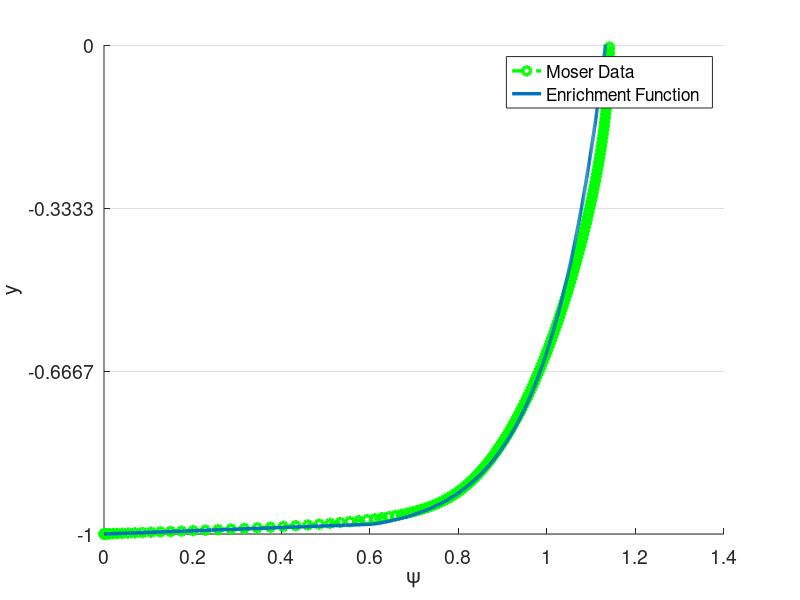
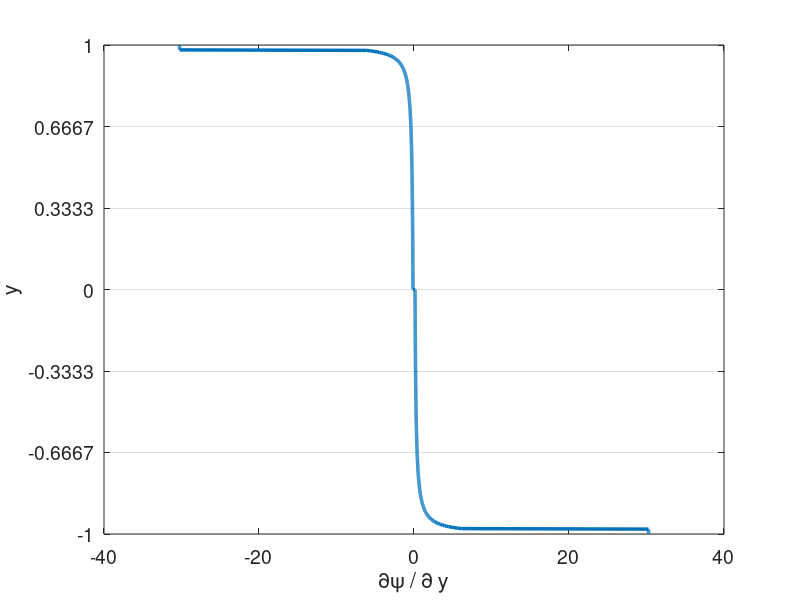

Here is the MATLAB script that generated these plots, in order: (Note: this script raises an error after producing the figures.)
% clc
clear all
close all


set(0,'DefaultAxesFontSize',14)
set(0,'defaultLineLineWidth',2.5)
% set(0,'DefaultFigureWindowStyle','docked')


linestyles = {'k-','b-','r-','g-','c-','m-','k--','b--','r--','g--','c--','m--','k-.','b-.','r-.','g-.','c-.','m-.','k:','b:','r:','g:','c:','m:'};
pointstyles = {'ko','bo','ro','go','co','mo','k^','b^','r^','g^','c^','m^','ks','bs','rs','gs','cs','ms','k*','b*','r*','g*','c*','m*','k+','b+','r+','g+','c+','m+'};
%%

%%%%%%%%%%%%%%%%%%%%%%%%%%%%%%%%%%%%%%%%%%%%%%%%%%%%%%%%%%%%%%%%%%
% Navier-Stokes Solver Demo (2D Channel)
%%%%%%%%%%%%%%%%%%%%%%%%%%%%%%%%%%%%%%%%%%%%%%%%%%%%%%%%%%%%%%%%%%
% pgrads = 3.25e-3 for N=4, E=8, exp mesh
% pgrads = 9.25e-3 for N=4, E=6, uniform
% pgrads = 1.8e-4 for N=4, E=8, uniform, enrich
% Moser info: u_tau = 5.43496e-02, Re_tau = 543
% y/delta y^+, U^+, dUdy, W, P

tic()
format compact;
format short;
mu = 1/10000; %1/395; 1/6874;
rho = 1;
Re = rho/mu; 
pgrad = 3.25e-3; %9.25e-3; %2.5e-4; % 9.25e-3;
force_pgrad = 0;
Re_tau = 550;
% pgrad = (Re_tau*mu).^2*rho;


N=4; % polynomial order  
Ex=1; % Number of elements in x
Ey=6; % Number of elements in y
Tfinal=400; 
CFL=0.05;
en_on = 2;
N_en_y = 1; 
N_over = 40; % N
delay_en = 0;
en_start_time = 100;
head = '';
fig_header = '';

rans_on = 1;
exp_mesh = 0;

dir_name = [head,'re',num2str(ceil(Re)),'_p',num2str(N),'_e',num2str(Ey),'_exp',num2str(exp_mesh),'_en',num2str(en_on),'_over',num2str(N_over),'_forcing',num2str(force_pgrad)];
soln_dir = dir_name;
plot_soln = 1;
save_soln = 1;
plot_int = 10000;
save_soln_int = 10000;
restart = 0;
rst_step = 300000;

if ~en_on
    N_over = N;
end

%% Enrichment information
en_mag = 3;
psi = {@(x,y) en_mag*(0.5*(1 - y.^2) + 0.*x), @(x,y) 0.*y + 0.*x};
gpsi = {@(x,y) 0.*y + 0.*x, @(x,y) en_mag*(-1.*y + 0.*x), ...
        @(x,y) 0.*y + 0.*x, @(x,y) 0.*y + 0.*x};
hpsi = {@(x,y) 0.*y + 0.*x, @(x,y) en_mag*(-1 - 0.*y + 0.*x), ...
        @(x,y) 0.*y + 0.*x, @(x,y) 0.*y + 0.*x};
    
% psi = {@(x,y) (0.5*(1 - y.^4) + 0.*x), @(x,y) 0.*y + 0.*x};
% gpsi = {@(x,y) 0.*y + 0.*x, @(x,y) (-2.*y.^3 + 0.*x), ...
%         @(x,y) 0.*y + 0.*x, @(x,y) 0.*y + 0.*x};
% hpsi = {@(x,y) 0.*y + 0.*x, @(x,y) (-6.*y.^2 + 0.*x), ...
%         @(x,y) 0.*y + 0.*x, @(x,y) 0.*y + 0.*x};
%    

% en_mag = 1;
% [Ah,Bh,Ch,Dh,z,w]=semhat(N);
% ytest = 1-((1-2/Ey)+(z(2)+1)/2*2/Ey);
% ytest2 = 1-(1-2/Ey);
% mat = [ytest^2,ytest,1; ytest2^2,ytest2,1; 2*ytest,1,0];
% rhs = [en_mag*(0.5*(1-(1-ytest)^2));0;en_mag*(1-ytest)];
% poly = mat\rhs;
% % poly = polyfit([ytest,ytest2],[en_mag*(0.5*(1-(1-ytest)^2)),0],1);
% ypoly = @(y) polyval(poly,y);
% dypoly = @(y) polyval(polyder(poly),y);
% yp = @(y) 1-abs(y);
% scale = @(y) ((yp(y)>=ytest).*ypoly(yp(y)));
% dscale = @(y) ((yp(y)<ytest)*0 + (yp(y)>=ytest).*dypoly(yp(y))).*-sign(y);
% psi = {@(x,y) en_mag*(0.5*(1 - y.^2) + 0.*x).*(yp(y)<=ytest) + scale(y).*(yp(y)<=ytest2).*(yp(y)>ytest) + 0*y, ...
%     @(x,y) 0.*y + 0.*x};
% gpsi = {@(x,y) 0.*y + 0.*x, ...
%         @(x,y) (en_mag*(-1.*y + 0.*x).*(yp(y)<=ytest)) + dscale(y).*(yp(y)<=ytest2).*(yp(y)>ytest), ...
%         @(x,y) 0.*y + 0.*x, @(x,y) 0.*y + 0.*x};
% hpsi = {@(x,y) 0.*y + 0.*x, @(x,y) en_mag*(-1 - 0.*y + 0.*x), ...
%         @(x,y) 0.*y + 0.*x, @(x,y) 0.*y + 0.*x};


      
% Law of the wall
% u_tau = sqrt(0.316./(Re.^0.25)/8);
% Re_tau = u_tau/mu; %Re;
Re_tau = 550;
% u_tau = 1;
nu = 1/Re_tau;
kap = 0.41;
beta = 5.2;
dypdy = Re_tau;
ypb = 11.062299784340414;
yp = @(y) (1-abs(y))*Re_tau;
u_tau = Re_tau*mu;
lotw = @(yp) ((yp <= ypb).*yp + (yp > ypb).*(1./kap.*log(yp+eps)+beta));
psi = {@(x,y) u_tau*((yp(y) <= ypb).*yp(y) + (yp(y) > ypb).*(1./kap.*log(yp(y)+eps)+beta) + 0.*x), @(x,y) 0.*y + 0.*x};
gpsi = {@(x,y) 0.*y + 0.*x,  @(x,y) -1*sign(y).*u_tau.*(((yp(y) <= ypb).*1 + (yp(y) > ypb).*1./(kap*(yp(y)+eps)))*dypdy + 0.*x),...
        @(x,y) 0.*y + 0.*x, @(x,y) 0.*y + 0.*x};
hpsi = {@(x,y) 0.*y + 0.*x,  @(x,y) u_tau*(((yp(y) <= ypb).*0 + (yp(y) > ypb).*-1./(kap*(yp(y)+eps).^2))*dypdy*dypdy + 0.*x),...
        @(x,y) 0.*y + 0.*x, @(x,y) 0.*y + 0.*x};
% %     
% % Re_tau = 550;
% % % u_tau = 1;
% % nu = 1/Re_tau;
% % kap = 0.41;
% % beta = 5.2;
% % dypdy = Re_tau;
% % ypb = 11.062299784340414;
% % yp = @(y) (1-abs(y))*Re_tau;
% % u_tau = Re_tau*mu;
% % lotw = @(yp) ((yp <= ypb).*yp + (yp > ypb).*(1./kap.*log(yp+eps)+beta));
% % psi = {@(x,y) u_tau*((yp(y) <= ypb).*yp(y) + (yp(y) > ypb).*(1./kap.*log(yp(y)+eps)+beta) + 0.*x), @(x,y) 0.*y + 0.*x};
% % gpsi = {@(x,y) 0.*y + 0.*x,  @(x,y) -1*sign(y).*u_tau.*(((yp(y) <= ypb).*1 + (yp(y) > ypb).*1./(kap*(yp(y)+eps)))*dypdy + 0.*x),...
% %         @(x,y) 0.*y + 0.*x, @(x,y) 0.*y + 0.*x};
% % hpsi = {@(x,y) 0.*y + 0.*x,  @(x,y) u_tau*(((yp(y) <= ypb).*0 + (yp(y) > ypb).*-1./(kap*(yp(y)+eps).^2))*dypdy*dypdy + 0.*x),...
% %         @(x,y) 0.*y + 0.*x, @(x,y) 0.*y + 0.*x};
% %     
% % 
% psi_base = @(x,y) u_tau*((yp(y) <= ypb).*yp(y) + (yp(y) > ypb).*(1./kap.*log(yp(y)+eps)+beta)) + 0.*x;
% gpsi_base = @(x,y) -1*sign(y).*u_tau.*(((yp(y) <= ypb).*1 + (yp(y) > ypb).*1./(kap*(yp(y)+eps)))*dypdy + 0.*x);
% [Ah,Bh,Ch,Dh,z,w]=semhat(N);
% ytest = 1-((1-2/Ey)+(z(2)+1)/2*2/Ey);
% ytest2 = 1-(1-2/Ey);
% mat = [ytest^2,ytest,1; ytest2^2,ytest2,1; 2*ytest,1,0];
% rhs = [psi_base(0,1-ytest);0;gpsi_base(0,1-ytest)];
% poly = mat\rhs;
% % poly = polyfit([ytest,ytest2],[en_mag*(0.5*(1-(1-ytest)^2)),0],1);
% ypoly = @(y) polyval(poly,y);
% dypoly = @(y) polyval(polyder(poly),y);
% ywall = @(y) 1-abs(y);
% scale = @(y) ((ywall(y)>=ytest).*ypoly(ywall(y)));
% dscale = @(y) ((ywall(y)<ytest)*0 + (ywall(y)>=ytest).*dypoly(ywall(y))).*-sign(y);
% psi = {@(x,y) psi_base(x,y).*(ywall(y)<=ytest) + scale(y).*(ywall(y)<=ytest2).*(ywall(y)>ytest) + 0*y, ...
%     @(x,y) 0.*y + 0.*x};
% gpsi = {@(x,y) 0.*y + 0.*x, ...
%         @(x,y) gpsi_base(x,y).*(ywall(y)<=ytest) + dscale(y).*(ywall(y)<=ytest2).*(ywall(y)>ytest), ...
%         @(x,y) 0.*y + 0.*x, ...
%         @(x,y) 0.*y + 0.*x};

% 1/7th
% mag = 1;
% yd = @(y) 1-abs(y)+eps;
% psi = {@(x,y) mag*((yd(y)).^(1/7).*(yd(y)>eps*10)+ 0.*x), @(x,y) 0.*y + 0.*x};
% gpsi = {@(x,y) 0.*y + 0.*x,  @(x,y) mag*(-1*sign(y).*1./7.*(yd(y)).^(-6/7).*(yd(y)>eps*10) + 0.*x),...
%         @(x,y) 0.*y + 0.*x, @(x,y) 0.*y + 0.*x};
% hpsi = {@(x,y) 0.*y + 0.*x,  @(x,y) mag*(-6/49*(yd(y)).^(-13/7).*(yd(y)>eps*10) + 0.*x),...
%         @(x,y) 0.*y + 0.*x, @(x,y) 0.*y + 0.*x};

% Reicher Law of the Wall
% Re_tau = 550;
% C=5.17;
% kap=0.41;
% dypdy = Re_tau;
% yp = @(y) (1-abs(y))*Re_tau;
% u_tau = Re_tau*mu;
% psi = {@(x,y) u_tau*(1/kap.*log(1+kap.*yp(y))+(C-1./kap.*log(kap)).*(1-exp(-yp(y)/11)-yp(y)/11.*exp(-yp(y)/3))) + 0.*x,...
%     @(x,y) 0.*y + 0.*x};
% gpsi = {@(x,y) 0.*y + 0.*x, @(x,y) -1*sign(y).*dypdy*u_tau.*(1./(1+kap.*yp(y))+(C-1./kap.*log(kap)).*(1/11*exp(-yp(y)/11)+(yp(y)-3)/33.*exp(-yp(y)/3))) + 0.*x,...
%         @(x,y) 0.*y + 0.*x, @(x,y) 0.*y + 0.*x};
% hpsi = {@(x,y) 0.*y + 0.*x,  @(x,y) dypdy*dypdy*u_tau*(-kap./((1+kap.*yp(y)).^2)+(C-1./kap.*log(kap)).*(-1/121*exp(-yp(y)/11)+(-yp(y)+6)/99.*exp(-yp(y)/3))) + 0.*x,...
%         @(x,y) 0.*y + 0.*x, @(x,y) 0.*y + 0.*x};


%% Initial Conditions
% Turbulent pipe
u_cfl = 3/2;
pert = 0.0;
u_ic = @(x,y) 3/2*(1-y.^2);
v_ic = @(x,y) 0.0*y;

darcy = 0.316./(Re.^0.25);
u_tau = sqrt(darcy/8);
Yp = @(Y) max((1-abs(Y))*u_tau*Re,1e-3)+eps;
sigma = 0.6;
fact = @(Yp) exp((-(log10(Yp)-1).^2)./(2*sigma.^2));
k_ic = @(x,y) 0.0*x + 4.5*u_tau*u_tau*fact(Yp(y));

eps_s = 3;
omg_ic = @(x,y) 0.0*x + 0.5*Re*u_tau*u_tau*fact(Yp(y));


% Turbulent channel
Re_tau = 550;
u_tau = Re_tau*mu/rho;
Yp = @(Y) max((1-abs(Y))*Re_tau,0); %1e-3)+eps;
C=5.17;
kap=0.41;
eps_ic = 0; %1e-2;
kx = 23;
kz=13;
alpha_ic = kx*2*pi/(0.375);
beta_ic = kz*2*pi/1;
riech = @(Yp) mu*Re_tau*(1/kap.*log(1+kap.*Yp)+(C-1./kap.*log(kap)).*(1-exp(-Yp/11)-Yp/11.*exp(-Yp/3)));
u_ic = @(x,y) riech(Yp(y)) + eps_ic*sin(alpha_ic*x);
v_ic = @(x,y) 0*y + eps_ic*sin(alpha_ic*x);

% u_ic = @(x,y) psi{1}(x,y);

sigma = 0.6;
fact = @(Yp) exp((-(log10(Yp)-1).^2)./(2*sigma.^2));
k_ic = @(x,y) 0.0*x + 4.5*u_tau*u_tau*fact(Yp(y));

eps_s = 3;
omg_ic = @(x,y) 0.0*x + 0.5*Re*u_tau*u_tau*fact(Yp(y));

%%
%%
%%
moser=load('moser_data/LM_Channel_0550_mean_prof.dat');
%% Plot psi
figure(5)
ys_plot = linspace(-1,1,1000);
hold on
plot(moser(:,3)*5.43496e-02,(moser(:,1))-1,'g--o')
plot(psi{1}(0,ys_plot),ys_plot)
xlabel('\psi')
ylabel('y')
set(gca, 'YGrid', 'on', 'XGrid', 'off')
yticks(linspace(-1,1,Ey+1));
ylim([-1,0])
legend('Moser Data','Enrichment Function')
figure(6)
ys_plot = linspace(-1,1,1000);
plot(gpsi{2}(0,ys_plot),ys_plot)
xlabel('\partial\psi / \partial y')
ylabel('y')
set(gca, 'YGrid', 'on', 'XGrid', 'off')
yticks(linspace(-1,1,Ey+1));


%% Begin Solve
E=Ex*Ey; % Total number of elements
N1=N+1;
disp("Generating Matrices")
Q=makeq(Ex,Ey,N); % Global continuity
R=maker(Q,Ex,N); % Restriction matrix, applies Dirichlet conditions
[X,Y]=make_geom_channel(Ex,Ey,N);      % Geometry in local form
if exp_mesh
    [X,Y]=make_geom_channel_exp(Ex,Ey,N);      % Geometry in local form
end
en_b_nodes = get_en_bound_nodes(Ex,Ey,N,N_en_y);
dom_vol = (max(max(max(X)))-min(min(min(X))))*(max(max(max(Y)))-min(min(min(Y))));

Ys = zeros(Ey*length(Y(1,:,1)),1);
for i = 1:Ey
    Ys((i-1)*(N+1)+1:(i)*(N+1)) = Y(1,:,(i-1)*Ex+1);
end

psi_p = psi{1}(0,Ys(N_en_y*(N+1)));
dypsi_p1 = gpsi{2}(0,Ys(N_en_y*(N+1)));
dypsi_p2 = gpsi{2}(0,Ys(end-N_en_y*(N+1)));
        
[G,J,ML,RX]=make_coef(X,Y);
[Ah,Bh,Ch,Dh,z,w]=semhat(N);
[Gs, Gs_x, Gs_y] =  face_mats(X,Y,E,N);
Gs_c = R*Q'*apply_en_cont(Gs,en_b_nodes,psi_p);
Gsb = R*Q'*Gs*Q*R';


[n,nb]=size(R); 
nL=N1*N1*E;

Ab=spalloc(nL,nL,nL*N);    %  Generate Abar
for j=1:nL
    x=zeros(nL,1); 
    x(j)=1; 
    Ab(:,j)=abar_c(x,Dh,G,Q);  % assembled Neumann Operator
end
Ab_save = Ab;
A_c=R*Q'*apply_en_cont(Ab,en_b_nodes,psi_p);
S_check=full(Ab);
Ab = Q'*Ab*Q;
A=R*Ab*R'; % Full stiffness matrix
Bb=reshape(ML,nL,1); % Form Mass matrix
Bb=diag(Bb); 
Bb=sparse(Bb); 
Ma=R*Q'*Bb*Q*R'; % Assembling mass matrix  % Full mass matrix
M_c = R*Q'*apply_en_cont(Bb,en_b_nodes,psi_p);


%% Form matrices for rans

[L_x,L_y,J_x,J_y] = dir_jac(E,X,Y);
w2d = w*w';
w1d = reshape(w2d,[N1*N1,1])';
[dphi_dxi, dphi_deta, dphi_dx, dphi_dy, dpdx_dpdx, dpdy_dpdy, dpdx_dpdy, ...
        dpdx_dpdx_flat, dpdy_dpdy_flat, dpdx_dpdy_flat] ...
    = get_phi_grads(N1,Dh,E,J_x,J_y);
dphi_dx_flat = reshape(dphi_dx,N1*N1,N1*N1,E);
dphi_dy_flat = reshape(dphi_dy,N1*N1,N1*N1,E);

w2d_e = zeros(N+1,N+1,E);
for ie = 1:E
    w2d_e(:,:,ie) = w2d*L_x(ie)/2*L_y(ie)/2;
end

A_x = form_Ax(N1,E,w2d,J_x,J,dpdx_dpdx,ones(size(J)));
A_y = form_Ay(N1,E,w2d,J_y,J,dpdy_dpdy,ones(size(J)));
A_xy = form_Axy(N1,E,w2d,J_x,J_y,J,dpdx_dpdy,ones(size(J)));


SS = zeros(N1,N1,E,2,2);
OS = zeros(N1,N1,E,2,2);
dudx = zeros(N1,N1,E);
dudy = zeros(N1,N1,E);
dvdx = zeros(N1,N1,E);
dvdy = zeros(N1,N1,E);
dkdx = zeros(N1,N1,E);
dkdy = zeros(N1,N1,E);
domgdx = zeros(N1,N1,E);
domgdy = zeros(N1,N1,E);

%%
M_check=full(Bb);

Ma_uv_check = zeros(2*nL);
Ma_uv_check(1:nL,1:nL) = M_check;
Ma_uv_check(nL+1:2*nL,nL+1:2*nL) = M_check;
A_uv_check = zeros(2*nL);
A_uv_check(1:nL,1:nL) = S_check;
A_uv_check(nL+1:2*nL,nL+1:2*nL) = S_check;

M_q = full(Ma);
S_q = full(A);


%%
% Assemble overall system matrices
nn = length(Ma); % number of nodes in the domain
Ma_uv = zeros(2*nn);
Ma_uv(1:nn,1:nn) = Ma;
Ma_uv(nn+1:2*nn,nn+1:2*nn) = Ma;
Ma_uv = sparse(Ma_uv);
A_uv = zeros(2*nn);
A_uv(1:nn,1:nn) = A;
A_uv(nn+1:2*nn,nn+1:2*nn) = A;
A_uv = sparse(A_uv);
ML_uv = zeros(2*(N+1),2*(N+1),E);
ML_uv(1:N+1,1:N+1,1:E) = ML;
ML_uv(N+2:2*(N+1),N+2:2*(N+1),1:E) = ML;
G_uv = zeros(2*nn);
G_uv(1:nn,1:nn) = Gsb;
G_uv(nn+1:2*nn,nn+1:2*nn) = Gsb;
G_uv = sparse(G_uv);



%% Assemble enrichment matrices
psi_xy = zeros(N+1,N+1,E);
N1_over = N_over + 1;
[z_over,w_over] = zwgll(N_over);
w2d_over = w_over*w_over';
w1d_over = reshape(w2d_over,[N1_over*N1_over,1])';
disp("Generating Overintegrated Values")
[dphi_dxi_over, dphi_deta_over, dphi_dx_over, dphi_dy_over, dpdx_dpdx_over, dpdy_dpdy_over, dpdx_dpdy_over, ...
        dpdx_dpdx_flat_over, dpdy_dpdy_flat_over, dpdx_dpdy_flat_over,phi_2d_flat] ...
    = get_phi_grads2(N1,E,J_x,J_y,N_over,N_en_y);
dphi_dx_flat_over = reshape(dphi_dx_over,N1_over*N1_over,N1*N1,E);
dphi_dy_flat_over = reshape(dphi_dy_over,N1_over*N1_over,N1*N1,E);
if en_on
    [psi_xy,psi_xy_act,gpsi_xy_act,Sp_all,Sp_all_Q,Jac_e_flat,gpsi_e_flat,Mp_uv,Sp_uv,Mp_all_c,Sp_all_c,Mp_full,Sp_full] = ...
        assemble_enrichment(X,Y,Ex,Ey,E,N,N1,nn,nL,J,Q,R,N_en_y,psi,gpsi,hpsi,en_b_nodes,psi_p,N_over);
end

%%

dxmin=pi*(z(N1)-z(N))/(2*Ex); % Get min dx for CFL constraint
dt=CFL*dxmin/u_cfl; 

% dt = 1e-3;
nstep=ceil(Tfinal/dt); 
dt=Tfinal/nstep; 
% Print information
nstep
dt
yp1 = (1+Y(1,2))*Re

disp("Computing inverse")
Ai=pinv(full(Ab)); 

disp("Setting Initial Conditions")
% Initial conditions
for e = 1:E
    for i = 1:N+1
        for j = 1:N+1
%             u(i,j,e) = f_ic(X(i,j,e),Y(i,j,e))+pert*rand()*u_ic;
%             v(i,j,e) = v(i,j,e)+pert*rand()*u_ic;
            u(i,j,e) = u_ic(X(i,j,e),Y(i,j,e));
            v(i,j,e) = v_ic(X(i,j,e),Y(i,j,e));
            k(i,j,e) = k_ic(X(i,j,e),Y(i,j,e));
            omg(i,j,e) = omg_ic(X(i,j,e),Y(i,j,e));
        end
    end
end
if en_on
    [u, v] = project_to_enrich(X,Y,E,Ex,Ey,N,N_en_y,u,v,psi);
end

% u = apply_en_cont_soln(u,en_b_nodes,psi_p);
u1_0=u; u2_0=u; u3_0=u; fx3_0=u; fx2_0=u; fx1_0=u; u_0 = u;
v1_0=v; v2_0=v; v3_0=v; fy3_0=v; fy2_0=v; fy1_0=v; v_0 = v;
u1=u; u2=u; u3=u; fx3=u; fx2=u; fx1=u;
v1=v; v2=v; v3=v; fy3=v; fy2=v; fy1=v;
k1=k; k2=k; k3=k; fk3=k; fk2=k; fk1=k;
omg1=omg; omg2=omg; omg3=omg; fomg3=omg; fomg2=omg; fomg1=omg;

F_pgrad = pgrad*ones(size(ML));
F_1 = ones(size(ML));
% Fb=reshape(ML.*F,nL,1); %% Output
% 
% Fb=Bb\(Q'*Fb);  

uv = [u;v];

%%
uv_ic_check = uv;

%% Setup BC if nonzero
% u_bc = ones(size(u)).*((Y==1)+(Y==-1));
% u_bc = reshape(ML.*u_bc,nL,1);
% u_bc = Bb\(Q'*u_bc);

% k_bc = k_bc_val.*ones(size(k));
% k_bc = reshape(ML.*k_bc,nL,1);
% k_bc = (Q'*Bb*Q)\(Q'*k_bc);
% 
% omg_bc = omg_bc_val.*ones(size(omg));
% omg_bc = reshape(ML.*omg_bc,nL,1);
% omg_bc = (Q'*Bb*Q)\(Q'*omg_bc);

%%
disp("Timestepping")
step = 1;
if (restart == 1)
   fname = strcat(soln_dir,"/soln_Re_",num2str(Re),"_P_",num2str(N),"_",num2str(Ex),"x",num2str(Ey),"_step_",num2str(rst_step),".mat");
   load(fname);
   step = rst_step;
end

plot1 = 1;
time = 0;
[plot1,u_mean] = post_channel(N,Ex,Ey,w,X,Y,Ys,en_on,step,time,u,psi_xy,N_en_y,plot1);
if save_soln
    mkdir(soln_dir);
end

%%
while step <= nstep
    time=step*dt;
    
    if (time > en_start_time) && (~en_on) && (delay_en)
        en_on = 1;
        [psi_xy,psi_xy_act,gpsi_xy_act,Sp_all,Sp_all_Q,Jac_e_flat,gpsi_e_flat,Mp_uv,Sp_uv,Mp_all_c,Sp_all_c,Mp_full,Sp_full] = ...
            assemble_enrichment(X,Y,Ex,Ey,E,N,N1,nn,nL,J,Q,R,N_en_y,psi,gpsi,hpsi,en_b_nodes,psi_p,N_over);
        [u, v] = project_to_enrich(X,Y,E,Ex,Ey,N,N_en_y,u,v,psi);
    end
    
    % Form combined u for RANS terms
    u_comb = u;
    if en_on
        u_comb = u+psi_xy_act{1};
    end
    
    %% Form S
    u_flat = reshape(u,N1*N1,E);
    v_flat = reshape(v,N1*N1,E);
    k_flat = reshape(k,N1*N1,E);
    omg_flat = reshape(omg,N1*N1,E);

    
    for ie = 1:E
        dudx(:,:,ie) = reshape(dphi_dx_flat(:,:,ie)*u_flat(:,ie),N1,N1);
        dvdx(:,:,ie) = reshape(dphi_dx_flat(:,:,ie)*v_flat(:,ie),N1,N1);
        dudy(:,:,ie) = reshape(dphi_dy_flat(:,:,ie)*u_flat(:,ie),N1,N1);
        dvdy(:,:,ie) = reshape(dphi_dy_flat(:,:,ie)*v_flat(:,ie),N1,N1);
        dkdx(:,:,ie) = reshape(dphi_dx_flat(:,:,ie)*k_flat(:,ie),N1,N1);
        dkdy(:,:,ie) = reshape(dphi_dy_flat(:,:,ie)*k_flat(:,ie),N1,N1);
        domgdx(:,:,ie) = reshape(dphi_dx_flat(:,:,ie)*omg_flat(:,ie),N1,N1);
        domgdy(:,:,ie) = reshape(dphi_dy_flat(:,:,ie)*omg_flat(:,ie),N1,N1);
    end
    
    if en_on
        dudx = dudx + gpsi_xy_act{1};
        dudy = dudy + gpsi_xy_act{2};
        dvdx = dvdx + gpsi_xy_act{3}; % Doesn't matter given assumptions
        dvdy = dvdy + gpsi_xy_act{4}; % Doesn't matter given assumptions
    end
    
    % Modify enrichment
%     if (mod(step,2000)==0) && (time > 50)
%         u_tau_calc = sqrt(mu*dudy(:,1,1)/rho);
%         u_tau = u_tau_calc(1);
%         psi = {@(x,y) u_tau*((yp(y) <= ypb).*yp(y) + (yp(y) > ypb).*(1./kap.*log(yp(y)+eps)+beta) + 0.*x), @(x,y) 0.*y + 0.*x};
%         gpsi = {@(x,y) 0.*y + 0.*x,  @(x,y) -1*sign(y).*u_tau.*(((yp(y) <= ypb).*1 + (yp(y) > ypb).*1./(kap*(yp(y)+eps)))*dypdy + 0.*x),...
%             @(x,y) 0.*y + 0.*x, @(x,y) 0.*y + 0.*x};
%         hpsi = {@(x,y) 0.*y + 0.*x,  @(x,y) u_tau*(((yp(y) <= ypb).*0 + (yp(y) > ypb).*-1./(kap*(yp(y)+eps).^2))*dypdy*dypdy + 0.*x),...
%             @(x,y) 0.*y + 0.*x, @(x,y) 0.*y + 0.*x};
%         
%         psi_p = psi{1}(0,Ys(N_en_y*(N+1)));
%         dypsi_p1 = gpsi{2}(0,Ys(N_en_y*(N+1)));
%         dypsi_p2 = gpsi{2}(0,Ys(end-N_en_y*(N+1)));
%         
%         A_c=R*Q'*apply_en_cont(Ab_save,en_b_nodes,psi_p);
%         M_c = R*Q'*apply_en_cont(Bb,en_b_nodes,psi_p);
%         
%         [psi_xy,psi_xy_act,gpsi_xy_act,Sp_all,Sp_all_Q,Jac_e_flat,gpsi_e_flat,Mp_uv,Sp_uv,Mp_all_c,Sp_all_c,Mp_full,Sp_full] = ...
%             assemble_enrichment(X,Y,Ex,Ey,E,N,N1,nn,nL,J,Q,R,N_en_y,psi,gpsi,hpsi,en_b_nodes,psi_p,N_over);
%         [u, v] = project_to_enrich(X,Y,E,Ex,Ey,N,N_en_y,u_comb,v,psi);
%         
%         en_on = 2;
%         
%         for ie = 1:E
%             dudx(:,:,ie) = reshape(dphi_dx_flat(:,:,ie)*u_flat(:,ie),N1,N1);
%             dvdx(:,:,ie) = reshape(dphi_dx_flat(:,:,ie)*v_flat(:,ie),N1,N1);
%             dudy(:,:,ie) = reshape(dphi_dy_flat(:,:,ie)*u_flat(:,ie),N1,N1);
%             dvdy(:,:,ie) = reshape(dphi_dy_flat(:,:,ie)*v_flat(:,ie),N1,N1);
%             dkdx(:,:,ie) = reshape(dphi_dx_flat(:,:,ie)*k_flat(:,ie),N1,N1);
%             dkdy(:,:,ie) = reshape(dphi_dy_flat(:,:,ie)*k_flat(:,ie),N1,N1);
%             domgdx(:,:,ie) = reshape(dphi_dx_flat(:,:,ie)*omg_flat(:,ie),N1,N1);
%             domgdy(:,:,ie) = reshape(dphi_dy_flat(:,:,ie)*omg_flat(:,ie),N1,N1);
%         end
%         
%         if en_on
%             dudx = dudx + gpsi_xy_act{1};
%             dudy = dudy + gpsi_xy_act{2};
%             dvdx = dvdx + gpsi_xy_act{3}; % Doesn't matter given assumptions
%             dvdy = dvdy + gpsi_xy_act{4}; % Doesn't matter given assumptions
%         end
%     end
    
    
    SS(:,:,:,1,1) = 1/2*(dudx+dudx);
    SS(:,:,:,1,2) = 1/2*(dudy+dvdx);
    SS(:,:,:,2,1) = 1/2*(dvdx+dudy);
    SS(:,:,:,2,2) = 1/2*(dvdy+dvdy);
    OS(:,:,:,1,1) = 1/2*(dudx-dudx);
    OS(:,:,:,1,2) = 1/2*(dudy-dvdx);
    OS(:,:,:,2,1) = 1/2*(dvdx-dudy);
    OS(:,:,:,2,2) = 1/2*(dvdy-dvdy);
    

    %% Get rans values
    [mu_t,gam_k,gam_omg,G_k,G_omg,Y_k,Y_omg,S_k,S_omg,R1,R2,R3,R4,omg_w] ...
        = get_rans_coeffs(rho,mu,k,omg,SS,OS,dkdx,dkdy,domgdx,domgdy,Y,u_comb,v);
    if ~rans_on
        mu_t = zeros(size(mu_t));
    end
    Re_t = rho./(mu_t+eps);
    Re_comb = rho./(mu*ones(size(mu_t))+mu_t);
    Re_k = rho./gam_k;
    Re_omg = rho./gam_omg;
    %% Timestepping
    
    if step==1; b0=1.0;    b= [ -1 0 0 ]';       a=[ 1  0 0 ]'; end
    if step==2; b0=1.5;    b=([ -4 1 0 ]')./2;   a=[ 2 -1 0 ]'; end
    if step>=3; b0=11./6.; b=([ -18 9 -2 ]')./6; a=[ 3 -3 1 ]'; end

    if ~rans_on
        % Compute A
        [A_x_full,A_y_full,A_xy_full] = form_Ax_Ay_Axy(N1,E,w1d,J,dpdx_dpdx_flat,dpdy_dpdy_flat,dpdx_dpdy_flat,Re_comb);
        A_x = R*Q'*A_x_full*Q*R';
        A_y = R*Q'*A_y_full*Q*R';
        A_xy = R*Q'*A_xy_full*Q*R';
        A_uv = zeros(2*nn);
        A_uv(1:nn,1:nn) = 2*A_x+A_y+A_xy;
        A_uv(nn+1:2*nn,nn+1:2*nn) = A_x+2*A_y+A_xy';
        A_uv = sparse(A_uv);
        
        T1_rhs = 0;
        
        if en_on
            A_full = 2*A_x_full+A_y_full+A_xy_full;
            A_c=R*Q'*apply_en_cont(A_full,en_b_nodes,psi_p);
            [T1_new] = form_T1_psi(E,N,w1d_over,Jac_e_flat,dphi_dy_flat_over,gpsi_e_flat,Re_comb,N_en_y,phi_2d_flat);
            T1_rhs = (dt/b0)*R*Q'*reshape(T1_new,nL,1);
            
            H_uv = (Ma_uv + (A_uv)*dt/(b0) + dt/b0*(Mp_uv + Sp_uv));
            H_c = (M_c + (A_c)*dt/(b0) + dt/b0*(Mp_all_c{1}+Sp_all_c{1}));
            if en_on == 2
                H_uv = (Ma_uv + (A_uv)*dt/(b0)); % + dt/b0*(Mp_uv + Sp_uv));
                H_c = (M_c + (A_c)*dt/(b0)); % + dt/b0*(Mp_all_c{1}+Sp_all_c{1}));
            end
            %             H_q = full(H_uv);
            rhs_c = (H_c);
            [LH_uv,UH_uv]=lu(H_uv);
        end
    end
    
%     if step>=3
        if en_on          
            if rans_on
                [A_x_k,A_y_k] = form_Ax_Ay(N1,E,w1d,J,dpdx_dpdx_flat,dpdy_dpdy_flat,Re_k);
                A_k = R*Q'*(A_x_k + A_y_k)*Q*R';
                Ab_k = Q'*(A_x_k + A_y_k)*Q;
                H_k=(Ma+A_k*dt/(b0)+dt/b0*Sp_all{1});
                H_k_bar = (Q'*Bb*Q+ Ab_k*dt/(b0)+dt/b0*Sp_all_Q{1});
                if en_on == 2
                    H_k=(Ma+A_k*dt/(b0));
                    H_k_bar = (Q'*Bb*Q+ Ab_k*dt/(b0));
                end
        
                [LH_k,UH_k]=lu(H_k);
        
                % Assuming Re_omg=Re_k
                H_omg = H_k;
                H_omg_bar = H_k_bar;
                LH_omg = LH_k;
                UH_omg = UH_k;
            end
        else
            terms_x = zeros(N+1,N+1,E);
            terms_y = zeros(N+1,N+1,E);
            T1_rhs = 0;
            
            H_uv = (Ma_uv + (A_uv)*dt/(b0));
            rhs_c = zeros(size(Ma(:,1)));
            [LH_uv,UH_uv]=lu(H_uv);
            
            if rans_on
                [A_x_k,A_y_k] = form_Ax_Ay(N1,E,w1d,J,dpdx_dpdx_flat,dpdy_dpdy_flat,Re_k);
                A_k = R*Q'*(A_x_k + A_y_k)*Q*R';
                Ab_k = Q'*(A_x_k + A_y_k)*Q;
                H_k=(Ma+A_k*dt/(b0));
                H_k_bar = (Q'*Bb*Q+ Ab_k*dt/(b0));
        
                [LH_k,UH_k]=lu(H_k);
        
                % Assuming Re_omg=Re_k
                H_omg = H_k;
                H_omg_bar = H_k_bar;
                LH_omg = LH_k;
                UH_omg = UH_k;
            end
        end
        
        b0i=1./b0;
%     end % Viscous op

    
%   Nonlinear step - unassembled, not multiplied by mass matrix   
    %% Setup Convection terms and forcing terms
    fx1 = -convl(u,RX,Dh,u,v); % + F; % du = Cu  
    fy1 = -convl(v,RX,Dh,u,v); % dv = Cv
    fk1 = -convl(k,RX,Dh,u,v) + G_k - Y_k + S_k; % dk = Ck
    fomg1 = -convl(omg,RX,Dh,u,v) + G_omg - Y_omg + S_omg + R1 + R2 + R3 + R4; % domg = Comg
    fx1_0 = F_1;
    fy1_0 = zeros(size(F_1));
    
    if force_pgrad
        fx1 = fx1 + F_pgrad;
    end
    
    if en_on == 2
        en_u = dt/b0*((Sp_full{1}+Mp_full{1})*reshape(u,nL,1)+Mp_full{2}*reshape(v,nL,1));
        en_u = reshape(en_u,N1,N1,E);
        en_u_0 = dt/b0*((Sp_full{1}+Mp_full{1})*reshape(u_0,nL,1)+Mp_full{2}*reshape(v_0,nL,1));
        en_u_0 = reshape(en_u_0,N1,N1,E);
        en_v = dt/b0*Mp_full{2}*reshape(v,nL,1);
        en_v = reshape(en_v,N1,N1,E);
        
        en_k = dt/b0*Sp_full{1}*reshape(k,nL,1);
        en_k = reshape(en_k,N1,N1,E); 
        en_omg = dt/b0*Sp_full{1}*reshape(omg,nL,1);
        en_omg = reshape(en_omg,N1,N1,E); 
        
        
        % SRB
        fx1 = fx1 - en_u;
        fx1_0 = fx1_0;% - en_u_0; 
        fy1 = fy1 - en_v;
        fk1 = fk1 - en_k;
        fomg1 = fomg1 - en_omg;
    end
    
    %% Setup residual terms in bdf

    rx   = a(1)*fx1   + a(2)*fx2   + a(3)*fx3; % kth-order extrapolation
    ry   = a(1)*fy1   + a(2)*fy2   + a(3)*fy3;
    rk   = a(1)*fk1   + a(2)*fk2   + a(3)*fk3;
    romg = a(1)*fomg1 + a(2)*fomg2 + a(3)*fomg3;
    rx_0 = a(1)*fx1_0   + a(2)*fx2_0   + a(3)*fx3_0;
    ry_0 = a(1)*fy1_0   + a(2)*fy2_0   + a(3)*fy3_0;

    fx3=fx2; fx2=fx1; 
    fy3=fy2; fy2=fy1; 
    fk3=fk2; fk2=fk1;
    fomg3=fomg2; fomg2=fomg1;
    fx3_0=fx2_0; fx2_0=fx1_0; 
    fy3_0=fy2_0; fy2_0=fy1_0; 

    %% Add residual terms to bdf
    rx  = dt*rx - (b(1)*u+b(2)*u2+b(3)*u3); u3=u2; u2=u; % Add BDF terms
    ry  = dt*ry - (b(1)*v+b(2)*v2+b(3)*v3); v3=v2; v2=v; %     and
    rk  = dt*rk - (b(1)*k+b(2)*k2+b(3)*k3); k3=k2; k2=k;
    romg = dt*romg - (b(1)*omg+b(2)*omg2+b(3)*omg3); omg3=omg2; omg2=omg;
    rx_0  = dt*rx_0 - (b(1)*u_0+b(2)*u2_0+b(3)*u3_0); u3_0=u2_0; u2_0=u_0; % Add BDF terms
    ry_0  = dt*ry_0 - (b(1)*v_0+b(2)*v2_0+b(3)*v3_0); v3_0=v2_0; v2_0=v_0; % Add BDF terms
    
    ut  = b0i*rx; 
    vt  = b0i*ry; 
    k   = b0i*rk;
    omg = b0i*romg;
    ut_0  = b0i*rx_0; 
    vt_0  = b0i*ry_0; 
 
    [uL,vL,pr]=pressure_project(ut,vt,Ai,Q,ML,RX,Dh); % Div-free velocity
    [uL_0,vL_0,pr_0]=pressure_project(ut_0,vt_0,Ai,Q,ML,RX,Dh); % Div-free velocity
    pr = (b0/dt)*pr;
    pr_0 = (b0/dt)*pr_0;
    

    %%

    %   Set RHS.                 %Viscous update. %  Convert to local form.
%     u=R*(Q'*reshape(ML.*uL,nL,1)-Hbar*u_bc);
    u_rhs=R*(Q'*reshape(ML.*uL,nL,1));
    v_rhs=R*(Q'*reshape(ML.*vL,nL,1));
    u_rhs_0=R*(Q'*reshape(ML.*uL_0,nL,1));
    v_rhs_0=R*(Q'*reshape(ML.*vL_0,nL,1));
    
    if rans_on
        k_rhs=R*(Q'*reshape(ML.*k,nL,1));%-H_k_bar*k_bc);
        omg_rhs=R*(Q'*reshape(ML.*omg,nL,1));%-H_omg_bar*omg_bc);
    end
    
    %%
    
    % Solve k and omg first
    if rans_on
        k = UH_k\(LH_k\k_rhs);
        omg = UH_omg\(LH_omg\omg_rhs);
        k=Q*(R'*k);%+k_bc);
        omg=Q*(R'*omg);%+omg_bc);
        k=reshape(k,N1,N1,E);
        omg=reshape(omg,N1,N1,E);
        mu_t = rho.*k./(omg_w+omg);
        
        % recompute matrices for uv 
        Re_t = rho./(mu_t+eps);
        Re_comb = rho./(mu*ones(size(mu_t))+mu_t*rans_on);
        
        [A_x_full,A_y_full,A_xy_full] = form_Ax_Ay_Axy(N1,E,w1d,J,dpdx_dpdx_flat,dpdy_dpdy_flat,dpdx_dpdy_flat,Re_comb);
        A_x = R*Q'*A_x_full*Q*R';
        A_y = R*Q'*A_y_full*Q*R';
        A_xy = R*Q'*A_xy_full*Q*R';
        A_uv = zeros(2*nn);
        A_uv(1:nn,1:nn) = 2*A_x+A_y+A_xy;
        A_uv(nn+1:2*nn,nn+1:2*nn) = A_x+2*A_y+A_xy';
        A_uv = sparse(A_uv);
                
        if ~en_on
            H_uv = (Ma_uv + (A_uv)*dt/(b0));
            rhs_c = zeros(size(Ma(:,1)));
            [LH_uv,UH_uv]=lu(H_uv);
        end
        
        if en_on           
            A_full = 2*A_x_full+A_y_full+A_xy_full;
            A_c=R*Q'*apply_en_cont(A_full,en_b_nodes,psi_p);
            [T1_new] = form_T1_psi(E,N,w1d_over,Jac_e_flat,dphi_dy_flat_over,gpsi_e_flat,Re_comb,N_en_y,phi_2d_flat);
            T1_rhs = (dt/b0)*R*Q'*reshape(T1_new,nL,1);
            
            if en_on == 1
                H_uv = (Ma_uv + (A_uv)*dt/(b0) + dt/b0*(Mp_uv + Sp_uv));
                H_c = (M_c + (A_c)*dt/(b0) + dt/b0*(Mp_all_c{1}+Sp_all_c{1}));
            end
            if en_on == 2
                H_uv = (Ma_uv + (A_uv)*dt/(b0));
                H_c = (M_c + (A_c)*dt/(b0)); 
            end
            rhs_c = (H_c);
            [LH_uv,UH_uv]=lu(H_uv);
        end
    end
    
    % SRB
    u_rhs = u_rhs + T1_rhs;
    u_rhs_0 = u_rhs_0;% + T1_rhs;
    
    %% Solve for u_0, v_0, p_0
    % SRB
    uv_0 = [u_rhs_0;v_rhs_0];
    uv_0=UH_uv\(LH_uv\uv_0);
    
    u_0 = uv_0(1:nn);
    v_0 = uv_0(nn+1:2*nn);
    u_0=Q*(R'*u_0);
    %SRB
%     if en_on
%         u_0 = apply_en_cont_soln(Ey,N_en_y,en_b_nodes,u_0,psi_p);
%     end
    u_0=reshape(u_0,N1,N1,E);
    v_0=Q*(R'*v_0);
    v_0=reshape(v_0,N1,N1,E);
    
    
    %% Solve for u', v', p'
    %SRB
    uv = [u_rhs+rhs_c;v_rhs];
    uv=UH_uv\(LH_uv\uv); 
   
    u = uv(1:nn);
    v = uv(nn+1:2*nn);
    u=Q*(R'*u);
    %SRB
    if en_on
        u = apply_en_cont_soln(Ey,N_en_y,en_b_nodes,u,psi_p);
    end
    u=reshape(u,N1,N1,E);
    v=Q*(R'*v);
    v=reshape(v,N1,N1,E);
    
    %% Add in forcing term
    u_comb = u;
    u_0_comb = u_0;
    if en_on
        u_comb = u+psi_xy_act{1};
%         u_0_comb = u_0+psi_xy_act{1};
    end
    % Integrate domain
    avg_u = sum(u_comb.*w2d_e,'All')/dom_vol;
    avg_u_0 = sum(u_0_comb.*w2d_e,'All')/dom_vol;
    alpha_0 = (1-avg_u)/avg_u_0;
    if ~force_pgrad 
    % SRB 
    u = u + alpha_0*u_0;
%     u_comb = u_comb + alpha_0*u_comb;
%     u =  u_comb;
%     if en_on
%         u = u_comb - psi_xy_act{1};
%     end
    v = v + alpha_0*v_0;
    pr = pr + alpha_0*pr_0;
    end
    
    
%% Output
    if mod(step,plot_int)==0 && plot_soln
        [plot1,u_mean] = post_channel(N,Ex,Ey,w,X,Y,Ys,en_on,step,time,u,psi_xy,N_en_y,plot1);
    end
    if mod(step,save_soln_int)==0 && save_soln
        disp(step)
        fname = strcat(soln_dir,"/soln_Re_",num2str(Re),"_P_",num2str(N),"_",num2str(Ex),"x",num2str(Ey),"_step_",num2str(step),".mat");
        save(fname); 
    end
    if isnan(u(1,2))
        step
        time
        return
    end
    
    step = step + 1;
end
if  plot_soln
    [plot1,u_mean] = post_channel(N,Ex,Ey,w,X,Y,Ys,en_on,step,time,u,psi_xy,N_en_y,plot1);
    get_Up(Ys,u_mean,u_tau,mu,lotw,Ey,N,psi,en_on);
end
if  save_soln
    fname = strcat(soln_dir,"/soln_Re_",num2str(Re),"_P_",num2str(N),"_",num2str(Ex),"x",num2str(Ey),"_step_",num2str(step),".mat");
    save(fname);
    fig_title = [fig_header,'Enriched N=',num2str(Ey),' P=',num2str(N)];
    lotw_file = strcat(soln_dir,"/lotw_Re_",num2str(Re),"_P_",num2str(N),"_",num2str(Ex),"x",num2str(Ey),"_step_",num2str(step),".jpg");
    dom_file = strcat(soln_dir,"/dom_Re_",num2str(Re),"_P_",num2str(N),"_",num2str(Ex),"x",num2str(Ey),"_step_",num2str(step),".jpg");
    channel_file = strcat(soln_dir,"/channel_Re_",num2str(Re),"_P_",num2str(N),"_",num2str(Ex),"x",num2str(Ey),"_step_",num2str(step),".jpg");
    figure(7)
    title(fig_title)
    saveas(gcf,lotw_file);
    figure(1)
    title(fig_title)
    saveas(gcf,dom_file);
    figure(2)
    title(fig_title)
    saveas(gcf,channel_file);
end
toc()
